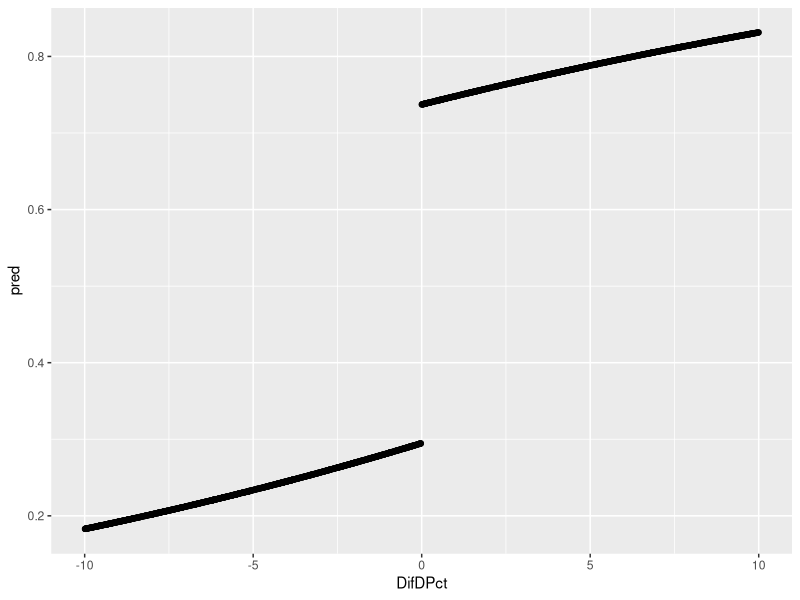
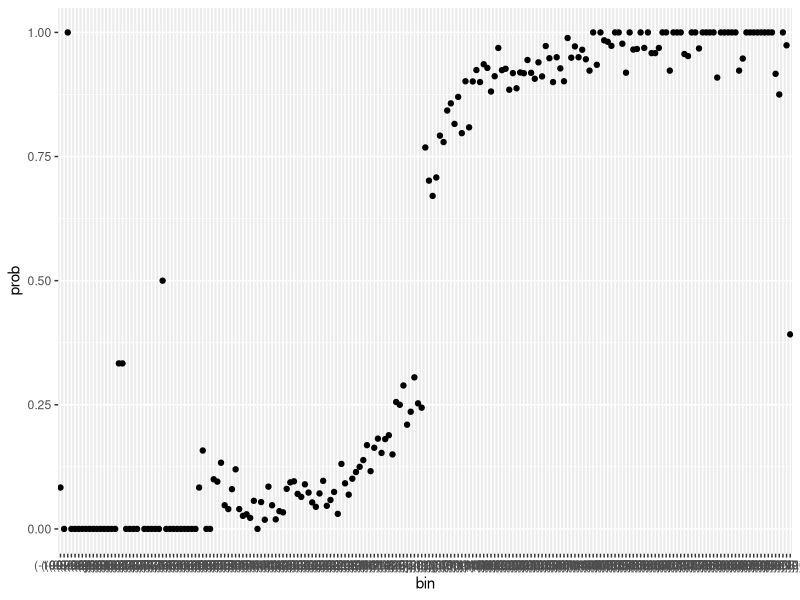

Here is the R script that generated these plots, in order: (Note: this script raises an error after producing the figures.)
## ---- chunk 1
knitr::opts_chunk$set(echo = TRUE)
library(tidyverse)
## ---- chunk 2
data <- read.csv("Lee(2007)_RDReplication.csv")

data %>% select(DemWin, DifDPct) %>% filter(DemWin ==1, ! is.na(DifDPct))%>% View
## ---- chunk 3
formula <- DWinNxt ~ DemWin
model <- lm(formula, data)
summary(model)
#it shows that given DemWIn the chance of winning increases by 80% (since DemWin is an indicator)
#no because some states are simply pro dem.
## ---- chunk 4
formula <- DWinNxt ~ DemWin + ForgnPct  + BlackPct +  DemWin* DWinPrv +  UrbanPct
model <- lm(formula,data)
summary(model)
## ---- chunk 5
formula <- DWinNxt ~ DemWin*poly(DifDPct,3,raw=T)
model <- lm(formula,data)
summary(model)

data2 <- data %>% filter(DifDPct < 10 & DifDPct > -10) 
data2$pred <- predict(model,newdata=data2)

ggplot(data2,aes(x=DifDPct,y=pred)) + geom_point() + geom_smooth(methods="lm",formula = DWinNxt ~ DemWin*poly(DifDPct,3,raw=T))

bin <- cut(data$DifDPct, breaks=seq(-100,100,by=1))


data %>% 
  cbind(bin) %>%  
  group_by(bin) %>% 
  summarize(prob = mean(DWinNxt,na.rm=T), count = n()) %>%
  ggplot( aes(x=bin, y=prob)) + geom_point()
## ---- chunk 6
formula <- DWinNxt ~ DifDPct
RDestimate(formula=formula, data = data)
